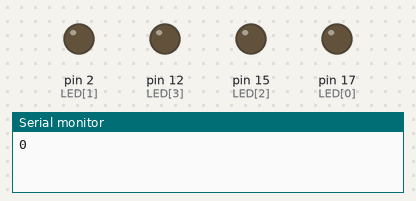
Recording of a sketch running on a simulated Arduino Uno, built with avr-gcc and run on an emulated ATmega328P. Shown: output pins drawn as LEDs (lit = HIGH), the last lines printed to the serial monitor.

Above: at 0.2 s.
At 1.0 s:
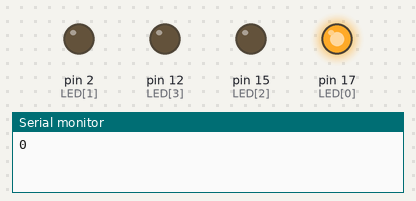
At 2.0 s:
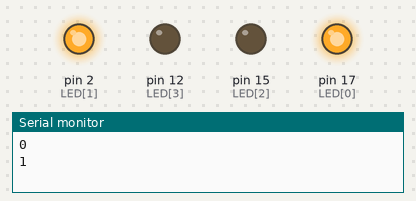
At 3.0 s:
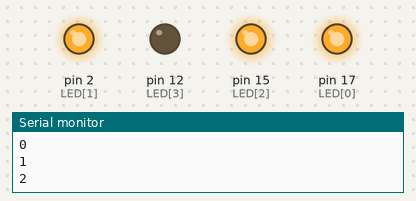
At 4.2 s:
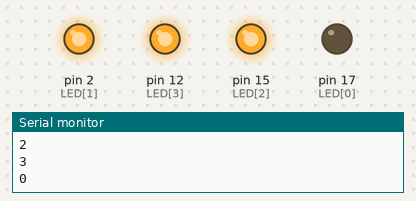
At 4.7 s:
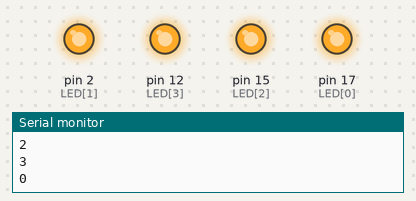
Timing chart, 0 to 5.2 s (numbered marks = the images above):
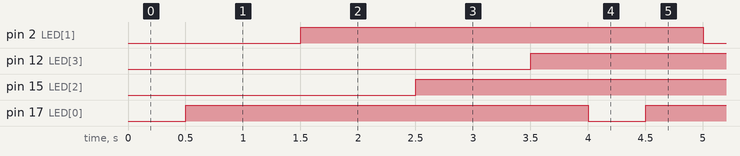

The sketch:

For-2.ino
```cpp
int LED[] = {17,2,15,12};


void setup() {
  Serial.begin(9600);
  pinMode (LED[0], OUTPUT);
  pinMode (LED[1], OUTPUT);
  pinMode (LED[2], OUTPUT);
  pinMode (LED[3], OUTPUT);


}

void loop() {
  for( int x = 0; x <= 3; x++){
    Serial.println(x);
    digitalWrite(LED[x], 0);
    delay(500);
    digitalWrite(LED[x], 1);
    delay(500);


  }

}
```

Measured:
- by itself, pin 2 (LED[1]), pin 12 (LED[3]), pin 15 (LED[2]), pin 17 (LED[0]): alternates HIGH for 3.5 s and LOW for 0.50 s
